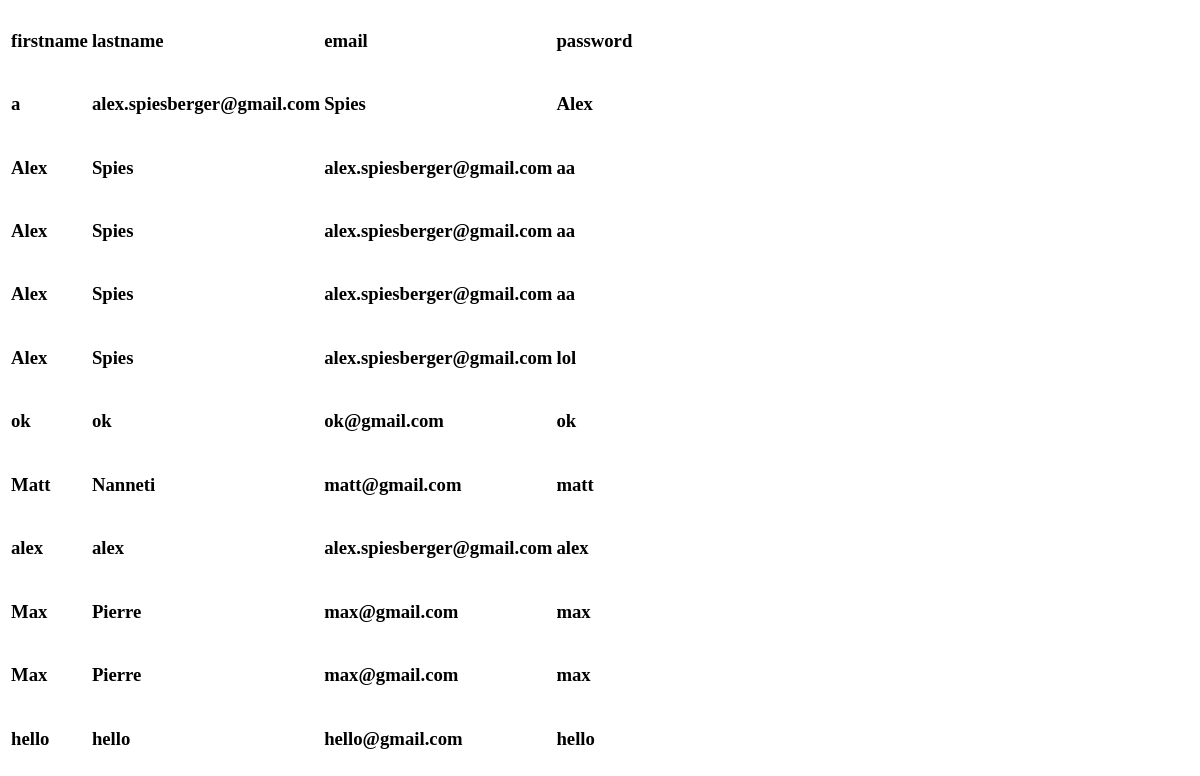
The page /show_test on the database as committed earlier.
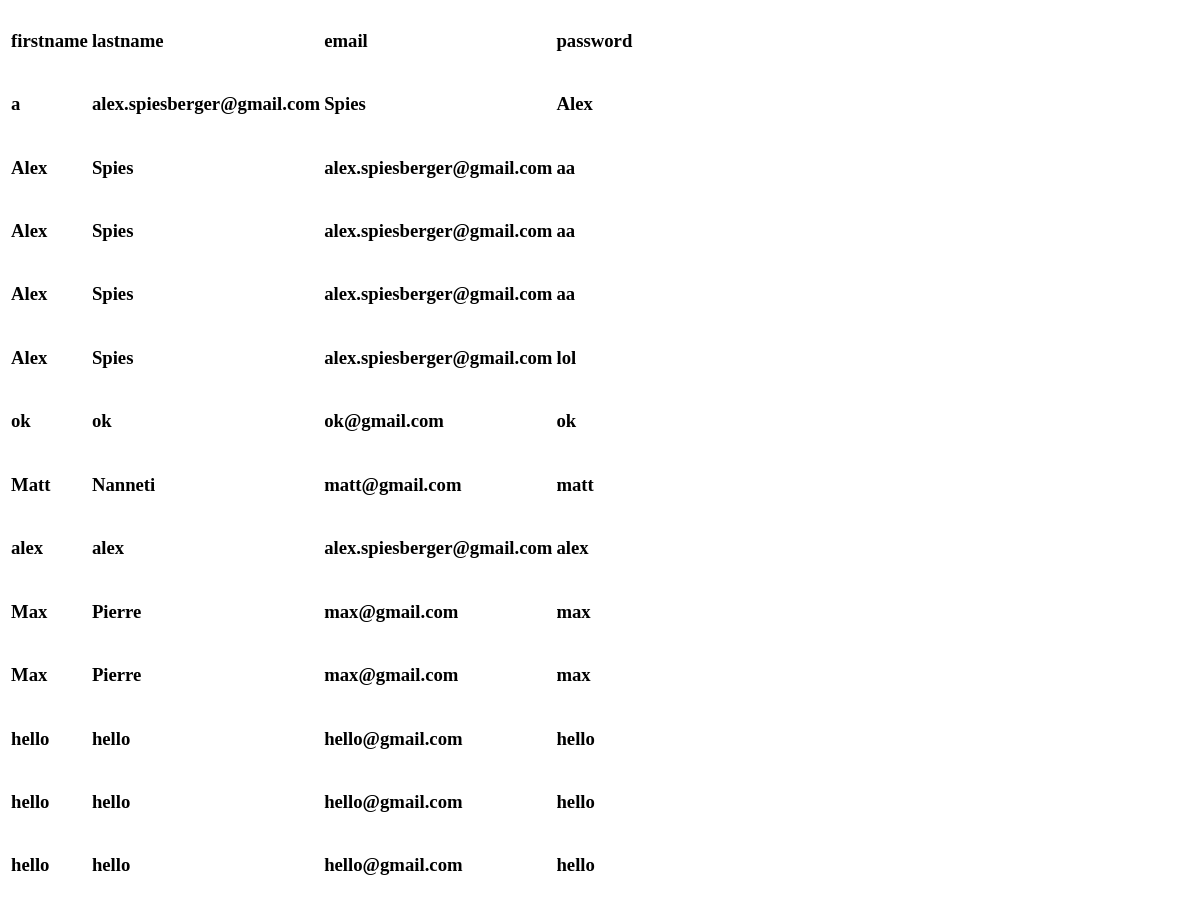
The same page on the database as committed later.
### app.py (models this page shows, shortened)
class users(db.Model):
    _id = db.Column('id', db.Integer, primary_key = True)
    firstname = db.Column(db.String(100))
    lastname = db.Column(db.String(100))
    email = db.Column(db.String(100))
    password = db.Column(db.String(100))

### app.py (the view)
@app.route('/show_test')
def show_all():
    return render_template('show_all.html', users = users.query.all())

### templates/show_all.html (shortened to what this page needs)
<!DOCTYPE html>
<html lang="en">
<head>
</head>
<body>
    <table>
        <thead>
            <td><h3>firstname</h3></td>
            <td><h3>lastname</h3></td>
            <td><h3>email</h3></td>
            <td><h3>password</h3></td>
        </thead>
        <tbody>
            {% for user in users %}
            <tr>
                <td><h3>{{ user.firstname }}</h3></td>
                <td><h3>{{ user.lastname }}</h3></td>
                <td><h3>{{ user.email }}</h3></td>
                <td><h3>{{ user.password }}</h3></td>
            </tr>
            {% endfor %}
        </tbody>
    </table>
</body>
</html>

Rows that differ between the two databases and show on the page:
added users: firstname "hello", lastname "hello", email "hello@gmail.com", password "hello"
added users: firstname "hello", lastname "hello", email "hello@gmail.com", password "hello"
